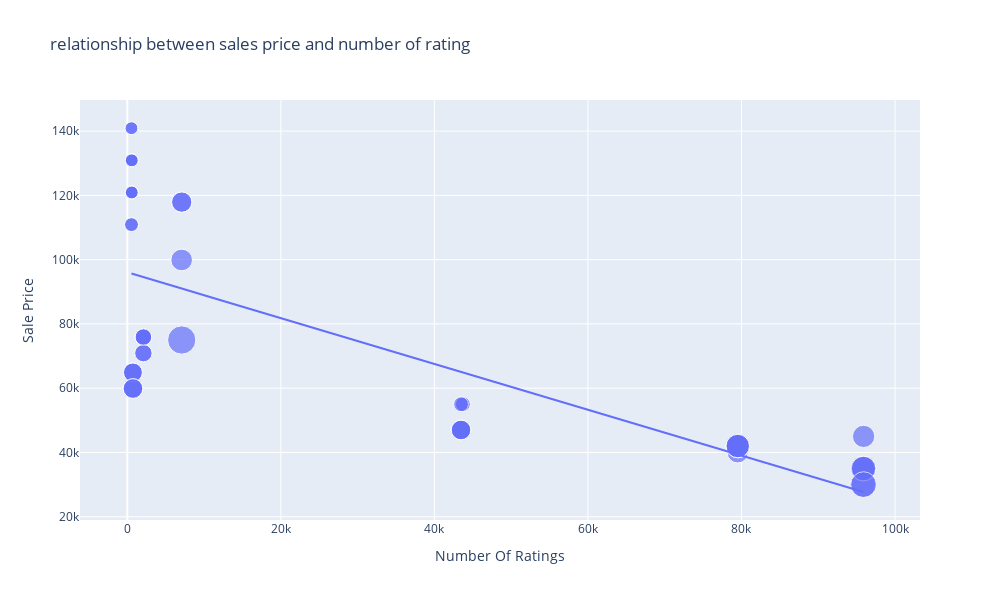

Source (notebook cell):
### Markdown cell above
### What is relationship between the sale price of iPhones and the number of ratings on flipkart?

### Code cell
figure = px.scatter(data_frame = data, x = "Number Of Ratings", y ="Sale Price", size = "Discount Percentage", trendline = "ols", title = "relationship between sales price and number of rating",
                   width=1000, 
                    height=600)
figure.show()

### Figure 1 — Plotly figure (JSON) as saved in the notebook; plotly's stock layout.template omitted (floating-point values rounded to 4 significant figures)
{"data": [{"hovertemplate": "Number Of Ratings=%{x}<br>Sale Price=%{y}<br>Discount Percentage=%{marker.size}<extra></extra>", "legendgroup": "", "marker": {"color": "#636efa", "size": [0, 0, 0, 0, 0, 0, 0, 0, 0, 20, 16, 20, 20, 20, 0, 0, 0, 0, 29, 15, 0, 15, 17, 18, 6, 6, 13, 6, 14, 10, 7, 6, 6, 13, 13, 10, 10, 6, 14, 6, 10, 6, 11, 11, 10, 14, 7, 6, 6, 6, 8, 8, 24, 22, 22, 22, 8, 24, 14, 14, 14, 14], "sizemode": "area", "sizeref": 0.0725, "symbol": "circle"}, "mode": "markers", "name": "", "orientation": "v", "showlegend": false, "type": "scatter", "x": [3431, 3431, 3431, 11202, 11202, 3431, 3431, 11202, 1454, 79512, 79512, 79582, 79512, 79512, 1078, 1078, 1078, 1078, 7088, 7088, 1078, 7088, 7081, 95909, 542, 580, 740, 545, 740, 2101, 545, 580, 580, 730, 730, 2101, 2101, 580, 740, 580, 2092, 545, 2101, 2092, 2101, 740, 545, 580, 580, 580, 43707, 43707, 95807, 95909, 95807, 95909, 43470, 95909, 43470, 43470, 43470, 43470], "xaxis": "x", "y": [49900, 84900, 84900, 77000, 77000, 49900, 49900, 77000, 89900, 41999, 39999, 41999, 41999, 41999, 131900, 117100, 131900, 117100, 74999, 117900, 117100, 117900, 99900, 44999, 140900, 130900, 64900, 120900, 59900, 75900, 110900, 130900, 120900, 64900, 64900, 75900, 75900, 120900, 59900, 120900, 75900, 140900, 70900, 70900, 75900, 59900, 110900, 120900, 130900, 130900, 54999, 54999, 29999, 34999, 34999, 34999, 54999, 29999, 46999, 46999, 46999, 46999], "yaxis": "y"}, {"hovertemplate": "<b>OLS trendline</b><br>Sale Price = -0.712783 * Number Of Ratings + 96054.8<br>R<sup>2</sup>=0.492139<br><br>Number Of Ratings=%{x}<br>Sale Price=%{y} <b>(trend)</b><extra></extra>", "legendgroup": "", "marker": {"color": "#636efa", "symbol": "circle"}, "mode": "lines", "name": "", "showlegend": false, "type": "scatter", "x": [542, 545, 545, 545, 545, 580, 580, 580, 580, 580, 580, 580, 580, 730, 730, 740, 740, 740, 740, 1078, 1078, 1078, 1078, 1078, 1454, 2092, 2092, 2101, 2101, 2101, 2101, 2101, 3431, 3431, 3431, 3431, 3431, 7081, 7088, 7088, 7088, 11202, 11202, 11202, 43470, 43470, 43470, 43470, 43470, 43707, 43707, 79512, 79512, 79512, 79512, 79582, 95807, 95807, 95909, 95909, 95909, 95909], "xaxis": "x", "y": [95670.0, 95670.0, 95670.0, 95670.0, 95670.0, 95640.0, 95640.0, 95640.0, 95640.0, 95640.0, 95640.0, 95640.0, 95640.0, 95530.0, 95530.0, 95530.0, 95530.0, 95530.0, 95530.0, 95290.0, 95290.0, 95290.0, 95290.0, 95290.0, 95020.0, 94560.0, 94560.0, 94560.0, 94560.0, 94560.0, 94560.0, 94560.0, 93610.0, 93610.0, 93610.0, 93610.0, 93610.0, 91010.0, 91000.0, 91000.0, 91000.0, 88070.0, 88070.0, 88070.0, 65070.0, 65070.0, 65070.0, 65070.0, 65070.0, 64900.0, 64900.0, 39380.0, 39380.0, 39380.0, 39380.0, 39330.0, 27770.0, 27770.0, 27690.0, 27690.0, 27690.0, 27690.0], "yaxis": "y"}], "layout": {"height": 600, "legend": {"itemsizing": "constant", "tracegroupgap": 0}, "title": {"text": "relationship between sales price and number of rating"}, "width": 1000, "xaxis": {"anchor": "y", "autorange": true, "domain": [0, 1], "range": [-6162.0, 103300.0], "title": {"text": "Number Of Ratings"}, "type": "linear"}, "yaxis": {"anchor": "x", "autorange": true, "domain": [0, 1], "range": [18990.0, 149700.0], "title": {"text": "Sale Price"}, "type": "linear"}}}
